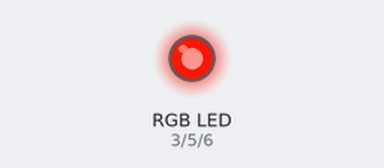
This sketch was run on a simulated Arduino Uno, built with avr-gcc and run on an emulated ATmega328P. Parts: an RGB LED mixed from three pins (HIGH = lit).

Above: at 0.05 s.
At 0.35 s:
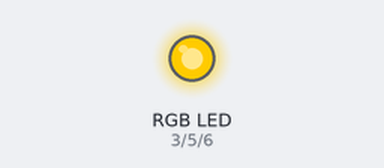
At 0.65 s:
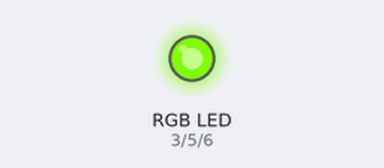
At 1.25 s:
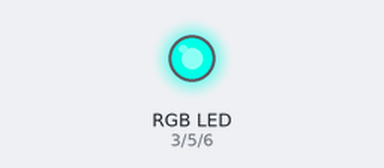
At 1.85 s:
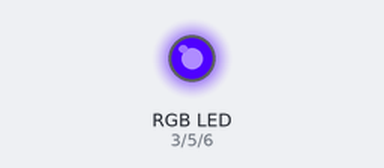
At 2.45 s:
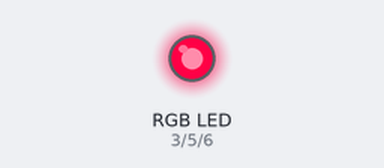
Timing chart, 0 to 5.9 s (numbered marks = the images above):
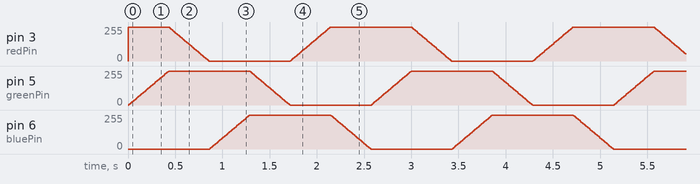

The sketch:

Adjustable_RGB_LED.ino
```cpp
/*
RGB LED Sketch
RGB LED's Driven from analog output ports
*/

const int redPin = 3;
const int greenPin = 5;
const int bluePin = 6;
const boolean invert = false; //set true if common anode, false if common cathode

int color = 0; // a value from 0 to 255 representing the hue
int R, G, B; //the Red Green and Blue color components

void setup()
{
  // pins driven by analogWrite do not need to be declared as outputs
}

void loop()
{
  int brightness = 255; // 255 is maximum brightness
  hueToRGB( color, brightness); // call function to convert hue to RGB
  // write RGB value to pins
  analogWrite(redPin, R);
  analogWrite(greenPin, G);
  analogWrite(bluePin, B);

  color++; // increment color
  if (color > 255)
  color = 0;
  delay (10);
}

// Function to convert a color to its Red, Green, and Blue components

void hueToRGB (int hue, int brightness)
{
  unsigned int scaledHue = (hue * 6);
  // segment 0 to 5 around the color wheel
  unsigned int segment = scaledHue / 256;
  // position within the segment
  unsigned int segmentOffSet = scaledHue - (segment * 256);

  unsigned int complement = 0;
  unsigned int prev = (brightness * (255 - segmentOffSet)) / 256;
  unsigned int next = (brightness * segmentOffSet) / 256;
  if(invert)
  {
    brightness = 255 - brightness;
    complement = 255;
    prev = 255 - prev;
    next = 255 - next;
  }

  switch(segment)
  {
    case 0: //red
    R = brightness;
    G = next;
    B = complement;
    break;

    case 1: //yellow
    R = prev;
    G = brightness;
    B = complement;
    break;

    case 2: //green
    R = complement;
    G = brightness;
    B = next;
    break;

    case 3: //cyan
    R = complement;
    G = prev;
    B = brightness;
    break;

    case 4: //blue
    R = next;
    G = complement;
    B = brightness;
    break;

    case 5: //magenta
    R = brightness;
    G = complement;
    B = prev;
    break;
  }
}
```
